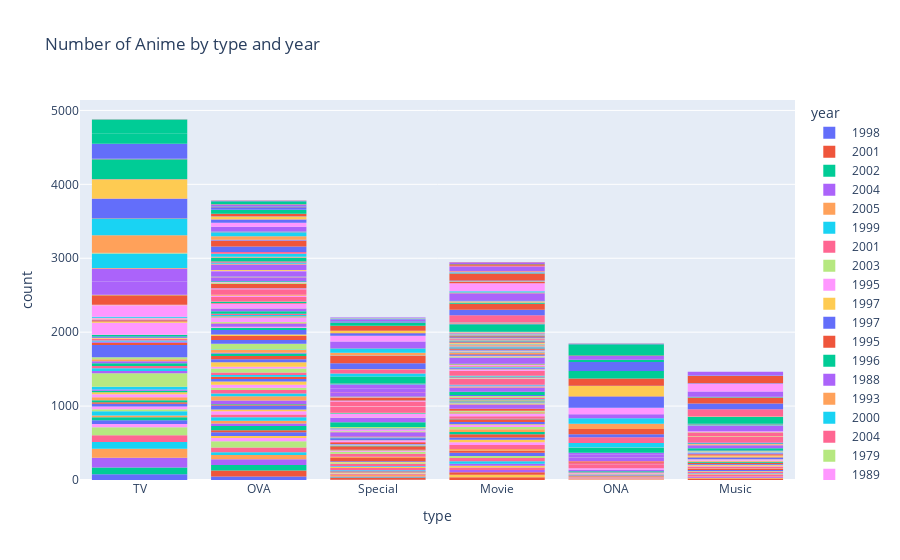

Notebook code cell kept with this figure:
### Code cell
fig = px.histogram(df,
                    x='type',
                    color='year',
                     title=' Number of Anime by type and year') 
fig.show()
